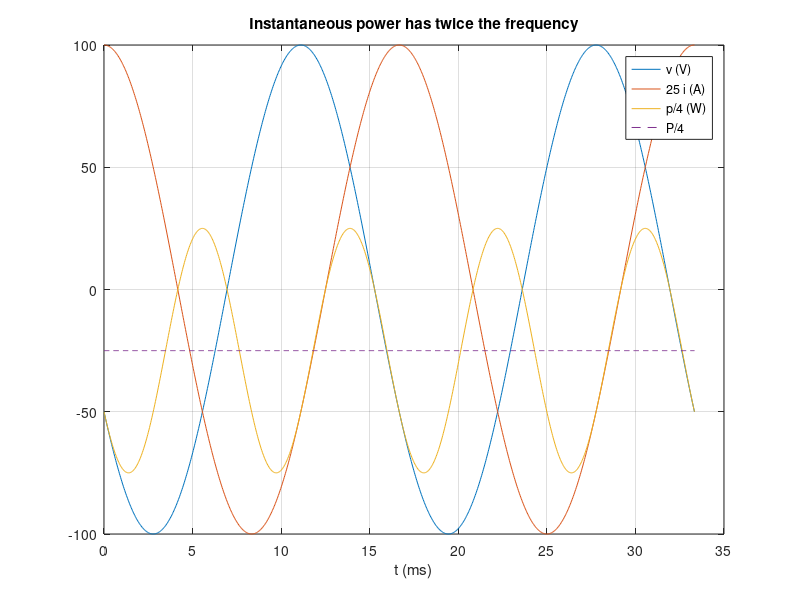

Recreate this plot in MATLAB.
% Circuits 1 — Instantaneous Power
%title: Instantaneous Power p(t) = v(t) i(t)
%ar-title: القدرة اللحظية
%lesson: c1-power-1
%course: circuits-1

%% The lesson's example
%ar: v = 100 cos(ωt + 15°) و i = 4 cos(ωt − 105°). P = (VmIm/2) cos(θv − θi) و Q = (VmIm/2) sin(θv − θi).
Vm = 100; thv = 15; Im = 4; thi = -105;
P = Vm*Im/2*cosd(thv - thi); Q = Vm*Im/2*sind(thv - thi);
fprintf('P = %.2f W, Q = %.2f VAR\n', P, Q)
%check: abs(P + 100) < 1e-9 && abs(Q - 173.205) < 1e-3

%% p(t) = P + P cos 2wt - Q sin 2wt
%ar: نتحقق رقميًا أن v·i يساوي P + P cos 2ωt − Q sin 2ωt في كل لحظة (بعد إزاحة الزمن بـ θi كما في المحاضرة).
w = 377; t = linspace(0, 2*2*pi/w, 1000);
v = Vm*cos(w*t + (thv - thi)*pi/180); i = Im*cos(w*t);
p = v.*i; pf = P + P*cos(2*w*t) - Q*sin(2*w*t);
fprintf('max difference = %.2e W, average of p = %.3f W\n', max(abs(p - pf)), mean(p(1:end-1)))
%check: max(abs(p - pf)) < 1e-9

%%! Project idea: plot v, i and p
%ar: مشروع: نرسم v و i و p: القدرة تتذبذب بضعف التردد حول متوسطها P.
plot(t*1000, v, t*1000, 25*i, t*1000, p/4, t*1000, P/4*ones(size(t)), '--'); grid on
xlabel('t (ms)'); legend('v (V)', '25 i (A)', 'p/4 (W)', 'P/4'); title('Instantaneous power has twice the frequency')
